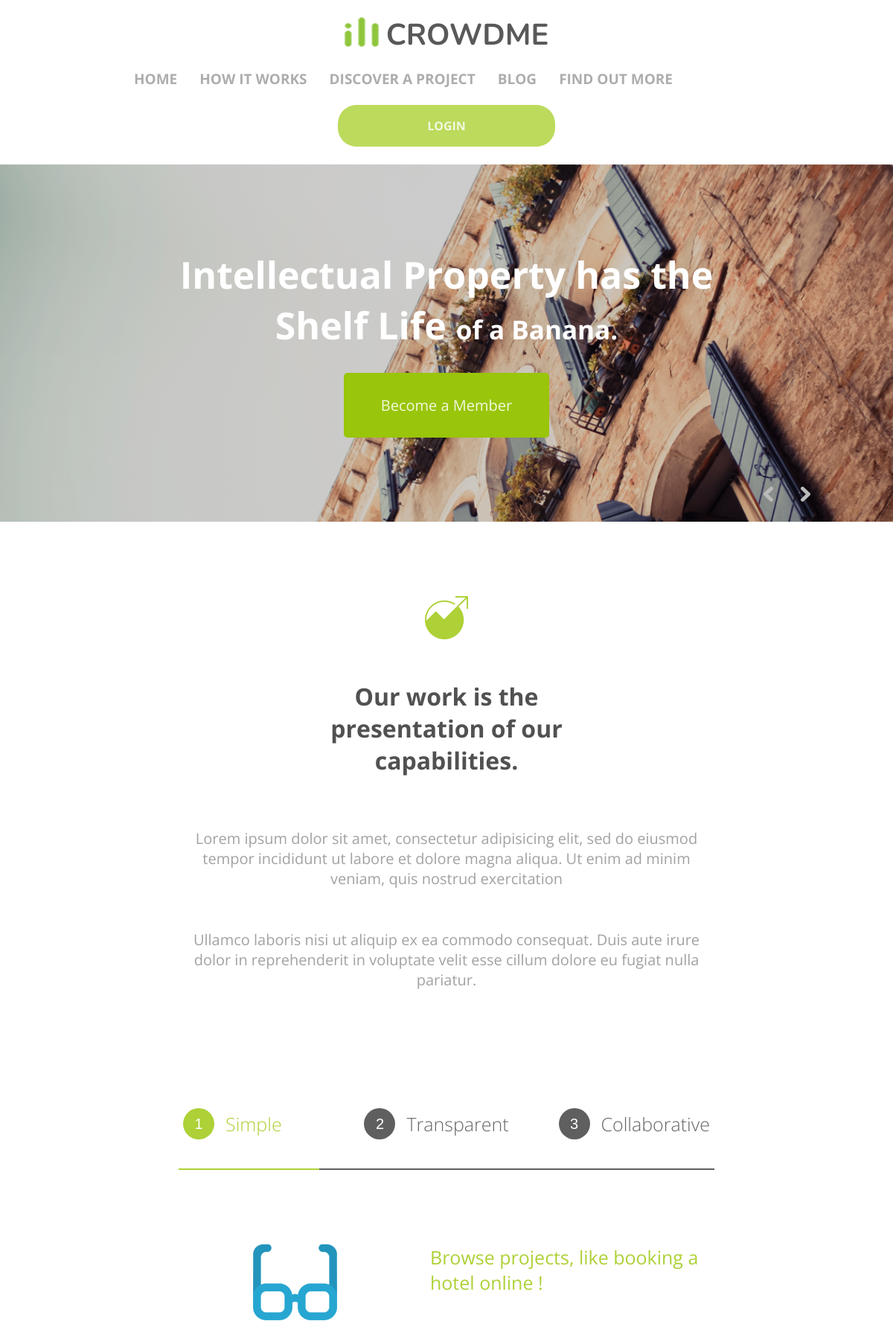
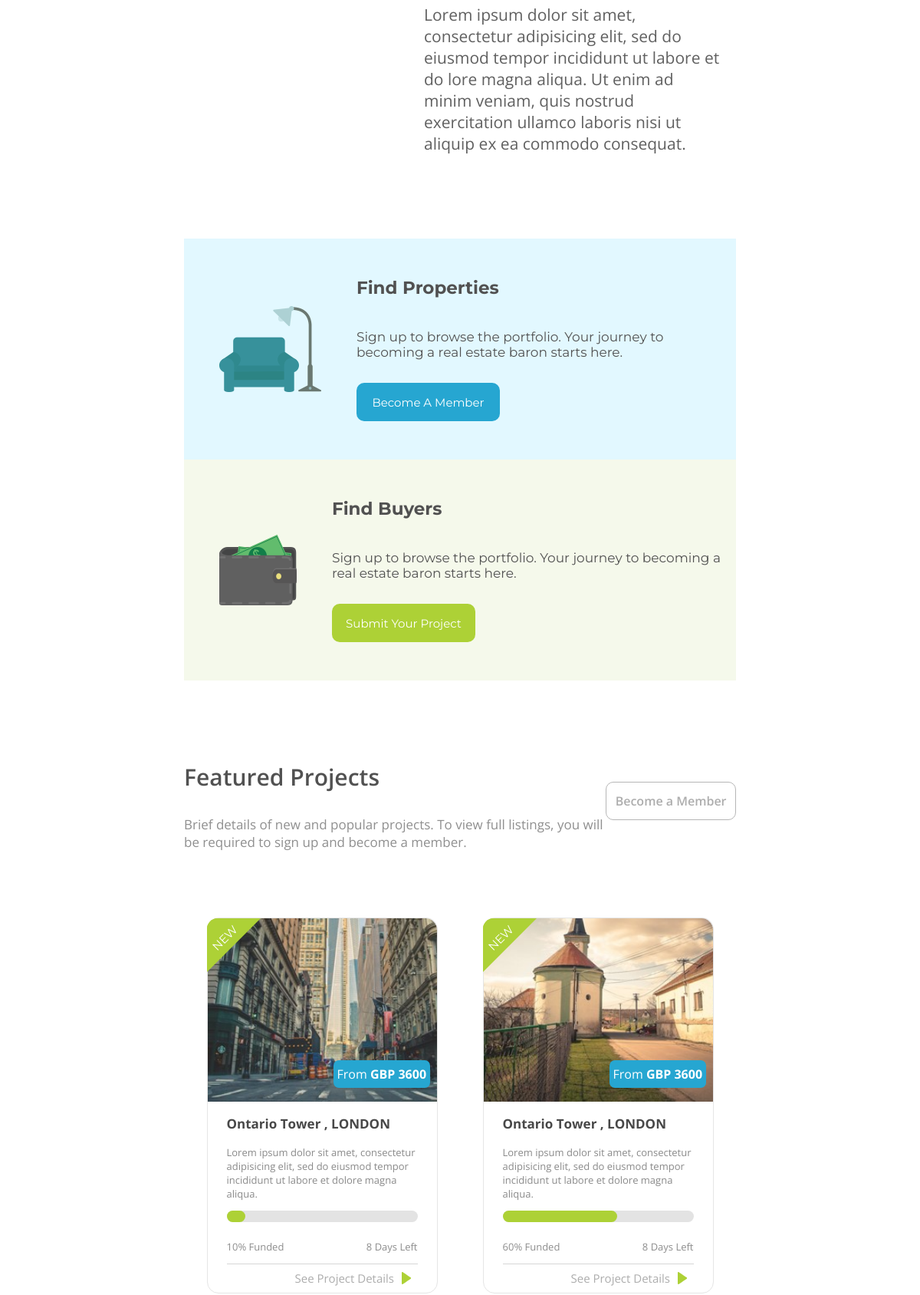
The page / (upper part) on the database its author committed (2 pictures, top to bottom).
### main/models.py (models this page shows, shortened)
class Project(models.Model):
    title = models.CharField(max_length=40, null=False, db_index=True, verbose_name='Title')
    description = models.TextField(null=True, blank=True, verbose_name='Description')
    cost = models.IntegerField(verbose_name='Cost')
    funded = models.IntegerField(default=100, validators=[MinValueValidator(0, 'The funded value was not greater than 0'), \
                                 MaxValueValidator(100, 'The funded value was not less than 100')], verbose_name='Funded')
    days_left = models.IntegerField(null=True, blank=True, verbose_name='Days left')
    published_date = models.DateField(auto_now=True)
    is_new = models.BooleanField(null=False, verbose_name='Is new', default=True)
    image_file = models.ImageField(upload_to='main/', null=True, verbose_name='Image file name')
    class Meta:
        verbose_name = 'Project'
        verbose_name_plural = 'Projects'
        ordering = ['-published_date']

### main/source/main/routine.py (the view)
# urls.py: path('', main_page.handle, name='main'),
    def handle(self, request: HttpRequest, *params, **args):
        if request.method == 'POST':
            return self.post(request, *params, **args)
        else:
            return self.get(request, *params, **args)

### main/views.py (called while the page is built)
    def __is_time(self):
        if self.times_called > 100:
            self.times_called = 0
            return True
        self.times_called += 1
        return False

    def get(self, request, *params, **args):
        projects = Project.objects.all().order_by('funded')
        if self.__is_time():
            self.check_date(projects)
            self.clients_profiles.write()
        context = {'projects': projects}
        user = get_user(request)
        if not user.is_anonymous or not user:
            context['user_in'] = True
            context['user_name'] = user.username
        else:
            context['user_in'] = False
        return HttpResponse(render(request, 'main/index.html', context))

### main/templates/main/index.html (shortened to what this page needs)
<!DOCTYPE html>
{% load static %}
<html lang="en">
<head>
	<link rel="stylesheet" type="text/css" href="{% static 'main/css/main.css' %}">
	<link rel="stylesheet" type="text/css" href="{% static 'main/css/slick.css' %}"/>
</head>
<body>
	<section class="menu">
		<nav class="menu__inner">
			<div class="logo">
				<a href="#">
					<img src="{% static 'main/images/logo.png' %}" alt=".!.">
					<p>Crowdme</p>
				</a>
			</div>
			<div class="menu-list">
				<ul class="menu-items">
					<li class="menu-item"><a href="#">home</a></li>
					<li class="menu-item"><a href="#">how it works</a></li>
					<li class="menu-item"><a href="#">discover a project</a></li>
					<li class="menu-item"><a href="#">blog</a></li>
					<li class="menu-item"><a href="#">find out more</a></li>
				</ul>
			</div>
			{% if not user_in %}
			<div class="menu-button">
				<a href="{% url 'login' %}">Login</a>
			</div>
			{% endif %}
		</nav>
	</section>
	<section class="banana">
		<div class="container">
			<div class="banana__inner">
				<div class="banana__text">
					<p>Intellectual Property has the Shelf Life
						<span>of a Banana.</span>
					</p>
				</div>
				<div class="banana__button">
					<a href="#">Become a Member</a>
				</div>
			</div>
		</div>
		<div class="slick">
			<div class="wrapper">
				<div class="slick-item" style="background-image: url({% static 'main/images/banana.png' %});" ></div>
			</div>
			<div class="blur"></div>
		</div>
	</section>
	<section class="works">
		<div class="container">
			<div class="works__inner">
				<img src="{% static 'main/images/circle1.png' %}" alt=".!.">
				<p class="works__title">Our work is the presentation
				of our capabilities.</p>
				<p class="works__text">Lorem ipsum dolor sit amet, consectetur adipisicing elit, sed do eiusmod tempor incididunt ut labore et dolore magna aliqua. Ut enim ad minim veniam, quis nostrud exercitation</p>
				<p class="works__text">
				Ullamco laboris nisi ut aliquip ex ea commodo consequat. Duis aute irure dolor in reprehenderit in voluptate velit esse cillum dolore eu fugiat nulla pariatur. </p>
			</div>
		</div>
	</section>
	<section class="hard">
		<div class="container">
			<div class="hard__inner">
				<div class="hard1 hards">
					<button class="hard1__button hard__buttons">
						<div class="hard__number active hnum1"><p>1</p></div>
						<div class="hard__text active hnum1"><p>Simple</p></div>
					</button>
				</div>
				<div class="hard2 hards">
					<button class="hard2__button hard__buttons">
						<div class="hard__number hnum2"><p>2</p></div>
						<div class="hard__text hnum2"><p>Transparent</p></div>
					</button>
				</div>
				<div class="hard3 hards">
					<button class="hard3__button hard__buttons">
						<div class="hard__number hnum3"><p>3</p></div>
						<div class="hard__text hnum3"><p>Collaborative</p></div>
					</button>
				</div>
				<div class="hard__button-slider" style="left: 0%;"></div>
			</div>
			<div class="hard__slides">
				<div class="hard__slide">
					<div class="hard__more hard__more--first active">
						<div class="hard1__block">
							<div class="hard1__img">
								<img src="{% static 'main/images/glasses.png' %}" alt=".!.">
							</div>
							<div class="hard1__texts">
								<div class="hard1__title">
									Browse projects, like booking a hotel online !
								</div>
								<div class="hard1__text">
									Lorem ipsum dolor sit amet, consectetur adipisicing elit, sed do eiusmod tempor incididunt ut labore et do lore magna aliqua. Ut enim ad minim veniam, quis nostrud exercitation ullamco laboris nisi ut aliquip ex ea commodo consequat.
								</div>
							</div>
						</div>
						<div class="hard__more-2">
							<div class="hard2__block1 hard__block">
								<div class="hard2__img">
									<img src="{% static 'main/images/sofa.png' %}" alt=".!.">
								</div>
								<div class="hard2__texts">
									<div class="hard2__title">
										Find Properties
									</div>
									<div class="hard2__text hard__slide-text">
										Sign up to browse the portfolio.
										Your journey to becoming a real estate baron starts here.
									</div>
									<div class="hard2__button-1 hard2__buttons">
										<a href="#">Become A Member</a>
									</div>
								</div>
							</div>
							<div class="hard2__block2 hard__block">
								<div class="hard2__img">
									<img src="{% static 'main/images/money.png' %}" alt=".!.">
								</div>
								<div class="hard2__texts">
									<div class="hard2__title">
										Find Buyers
									</div>
									<div class="hard2__text hard__slide-text">
										Sign up to browse the portfolio.
										Your journey to becoming a real estate baron starts here.
									</div>
									<div class="hard2__button-2 hard2__buttons">
										<a href="#">Submit Your Project</a>
									</div>
								</div>
							</div>
						</div>
					</div>
				</div>
			</div>
		</div>
	</section>
	<section class="featured">
		<div class="container">
			<div class="featured__inner">
				<div class="featured1__block">
					<div class="featured1__texts">
						<p class="featured1__title">
							Featured Projects
						</p>
						<p class="featured1__text">
							Brief details of new and popular projects. To view full listings, you will be required to
							sign up and become a member.
						</p>
					</div>
					<div class="featured1__button">
						<a href="#" class="featured1__a">Become a Member</a>
					</div>
				</div>
				<div class="featured2__blocks">
					{% for project in projects %}
					<div class="featured2__block">
						{% if project.is_new %}
						<p class="featured2__new">
							NEW
						</p>
						<div class="featured2_new-bg"></div>
						{% endif %}
						<div class="featured2__first" style="background-image: url({{ project.image_file.url }})">
							<div class="featured2__text-button--block">
								<a href="#" class="featured2__text-button">
									From <b>GBP  {{ project.cost }}</b>
								</a>
							</div>
						</div>
						<div class="featured2__second">
							<div class="featured2__text-block">
								<p class="featured2__title">
									{{ project.title }}
								</p>
								<p class="featured2__text">
									{{ project.description }}
								</p>
								<div class="featured2__lines" style="width: 100%">
									<div class="featured2__line"></div>
									<div class="featured2__line--overlay" style="width: {{ project.funded }}%"></div>
								</div>
								<div class="featured2__double">
									<p class="featured2__double-text">{{ project.funded }}% Funded</p>
									<p class="featured2__double-text">{{ project.days_left }} Days Left</p>
								</div>
								<div class="featured2__line--2"></div>
								<div class="featured2__bottom">
									<a href="{% url 'project' project.pk %}" class="featured2__bottom-text">
										See Project Details
									</a>
									<img src="{% static 'main/images/arrow__bottom.svg' %}" alt=".!.">
								</div>
							</div>
						</div>
					</div>
					{% endfor %}
				</div>
			</div>
		</div>
	</section>
</body>
</html>

### rows shown on the page
Project: is_new "NEW", image_file (picture), cost "3600", title "Ontario Tower , LONDON", description "Lorem ipsum dolor sit amet, consectetur adipisicing elit, sed do eiusmod tempor incididunt ut labore et dolore magna aliqua.", funded "10", days_left "8"
Project: is_new "NEW", image_file (picture), cost "3600", title "Ontario Tower , LONDON", description "Lorem ipsum dolor sit amet, consectetur adipisicing elit, sed do eiusmod tempor incididunt ut labore et dolore magna aliqua.", funded "60", days_left "8"
